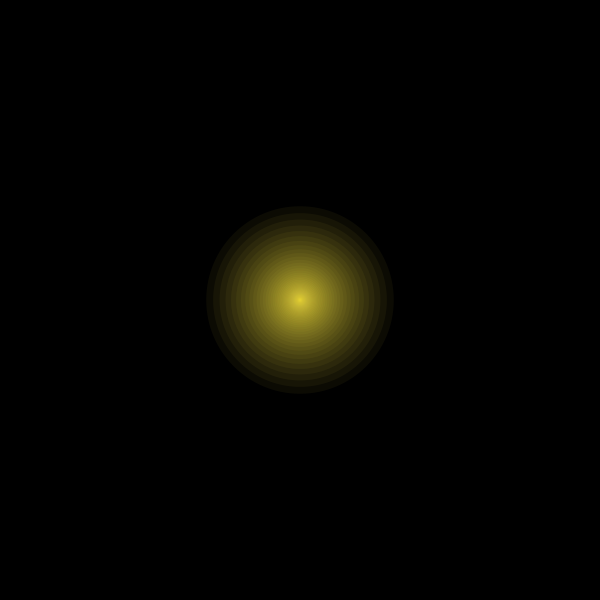
Frame 1 (no input)
Frame 60 (the mouse pressed at the canvas centre just before this capture): identical to frame 1, image omitted
Frame 120 (the mouse held since frame 60 and released just before this capture): identical to frame 1, image omitted

The Processing sketch that drew this single still picture (run headless with seeded random() and noise(); from frame 60 on, the mouse is pressed at the canvas centre):

// Processing sketch: Light_On
// ── Light_On.pde

boolean lightOn;  //灯的开关

void setup() {
  size(600, 600);
  lightOn=true;  //初始时，灯亮着
}


void draw() {
  background(0);

  if (lightOn) {  //如果亮

    fill(230, 220, 50, 13);  
    noStroke();

    float diam=2;
    for (int i=0; i<60; i++) {    //这里的灯是用60个尺寸不同的半透明同心圆叠出来的。
      ellipse(width/2, height/2, diam, diam);
      diam*=1.08;
    }
  }
}

void mousePressed() {
  if (mouseButton==LEFT) {  //如果鼠标左键
    lightOn=!lightOn;    //让 lightOn 存储的值反向
  }
}
